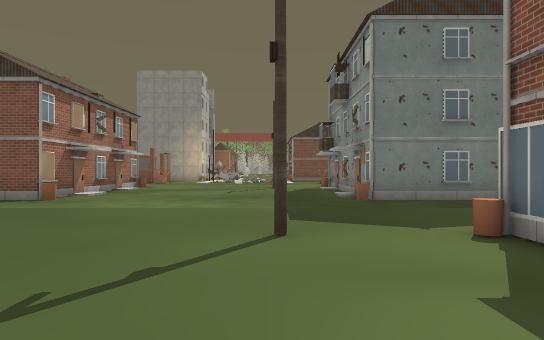
view 1 (above)

24 first-person views from a walk through a level from a Godot 3-D game. The camera is 1.5 m above the floor, looks level and sees 70° across. The floor is counted in squares, 2 m on a side. Each view is taken from the middle of a square. On the plan, view 1 faces up. The plan holds only what a view shows up to about 12 squares ahead; the rest is blank. The place goes on beyond the plan. Door leaves are left out where a doorway can be walked through. Some surface patterns are stand-ins.

view 2
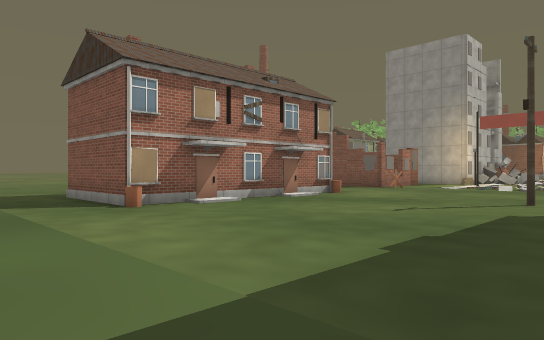

view 3
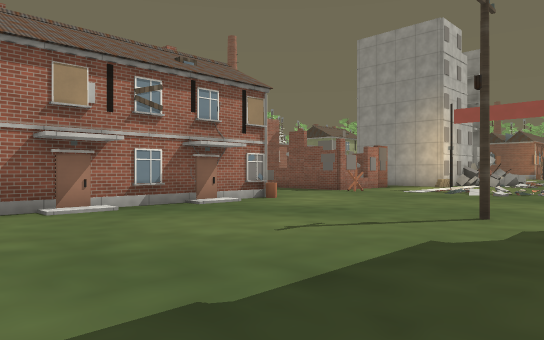

view 4
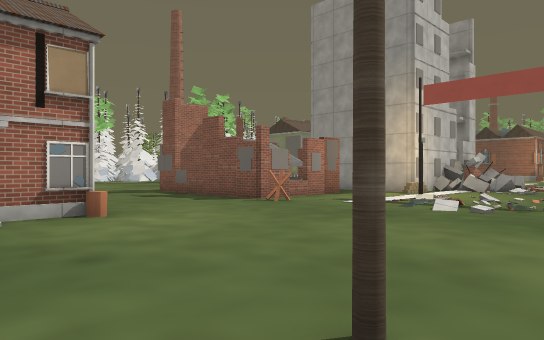

view 5
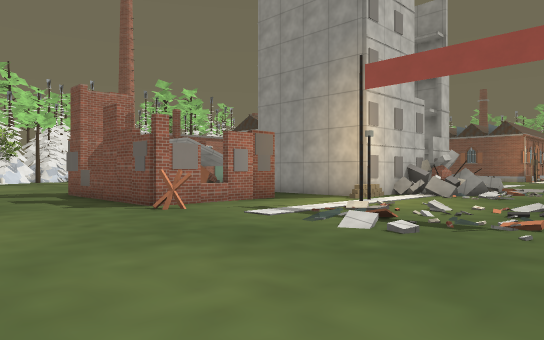

view 6
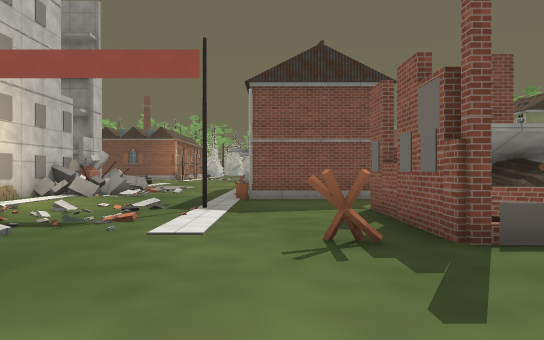

view 7
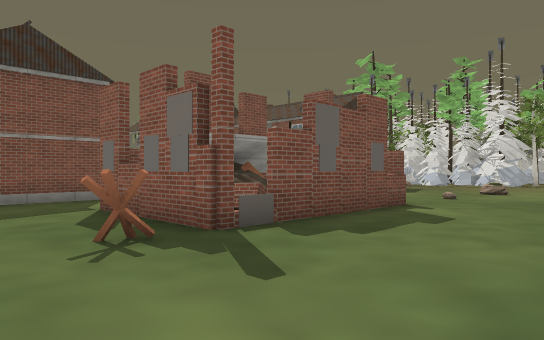

view 8
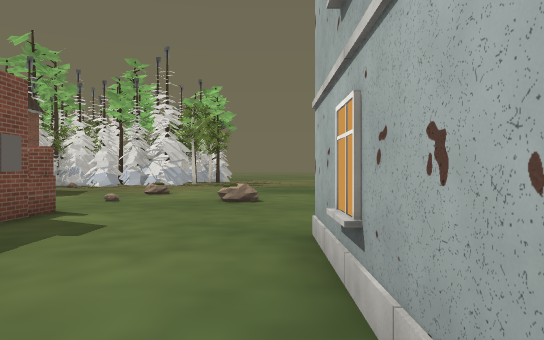

view 9
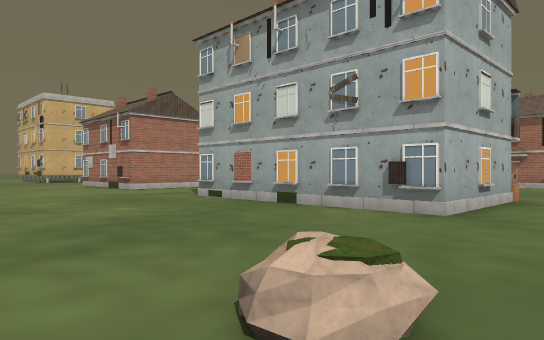

view 10
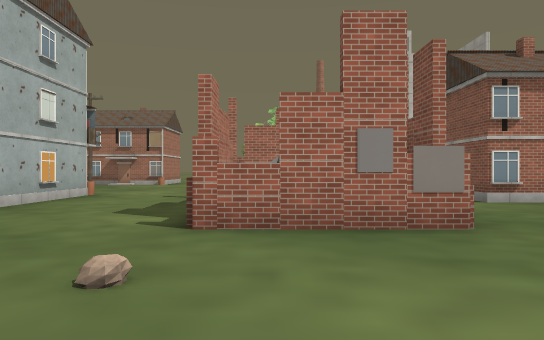

view 11
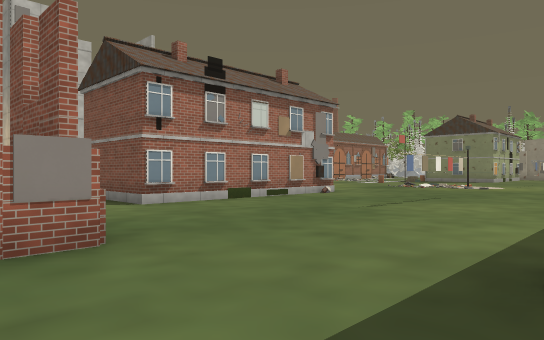

view 12
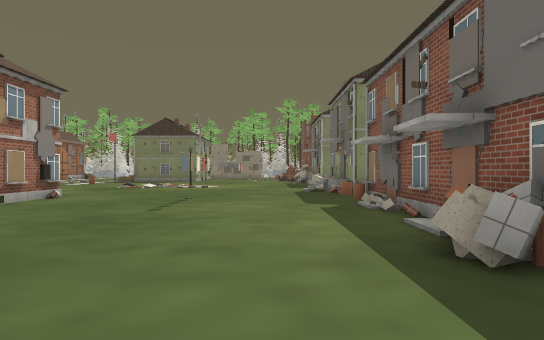

view 13
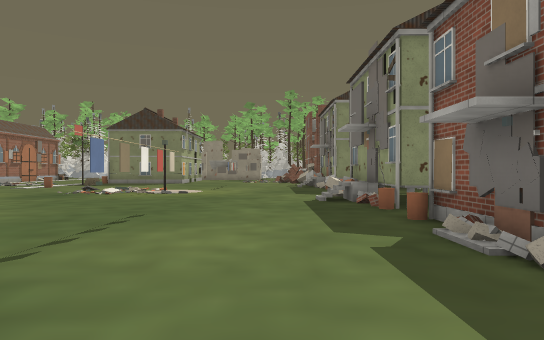

view 14
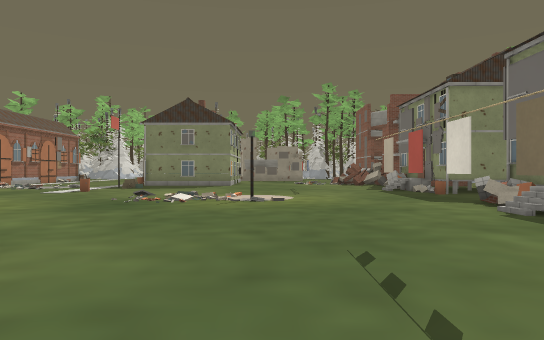

view 15
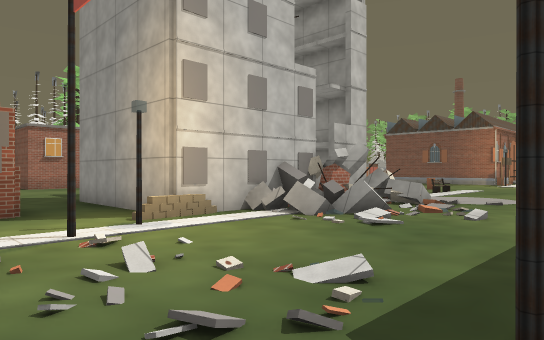

view 16
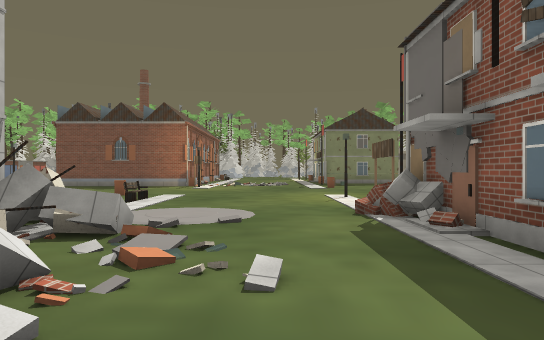

view 17
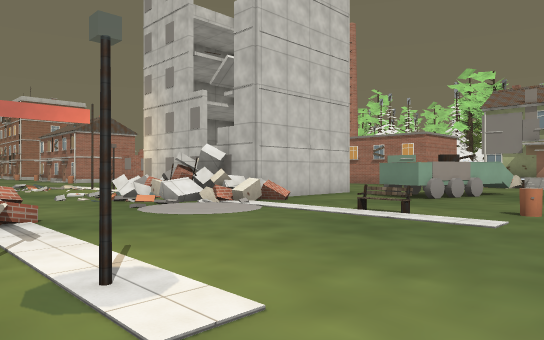

view 18
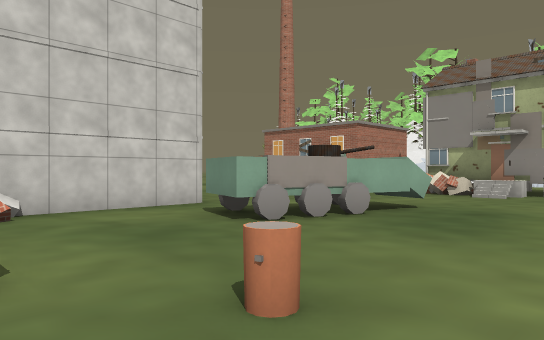

view 19
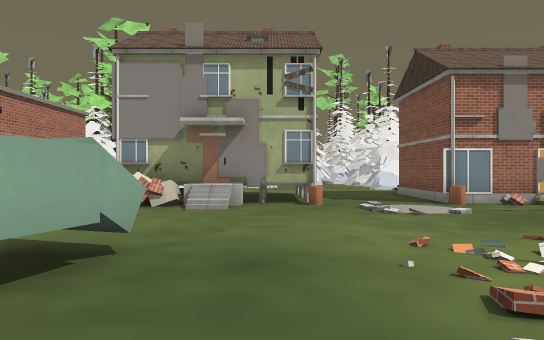

view 20
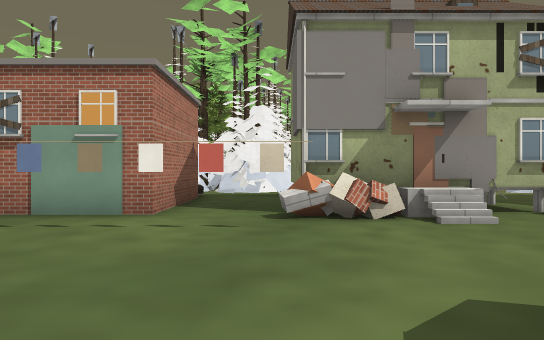

view 21
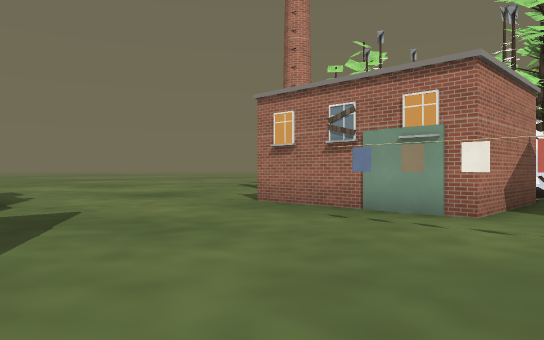

view 22
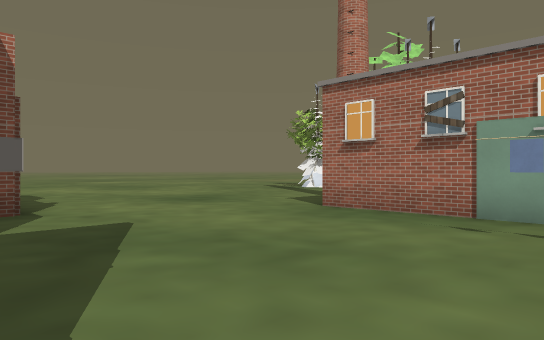

view 23
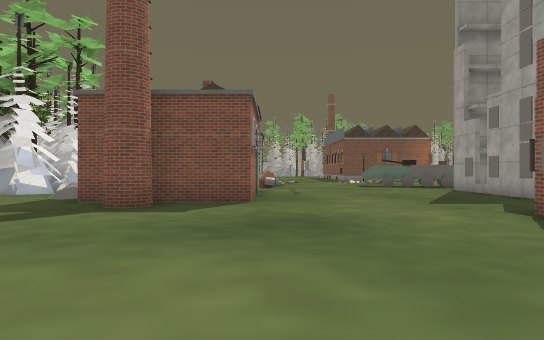

view 24
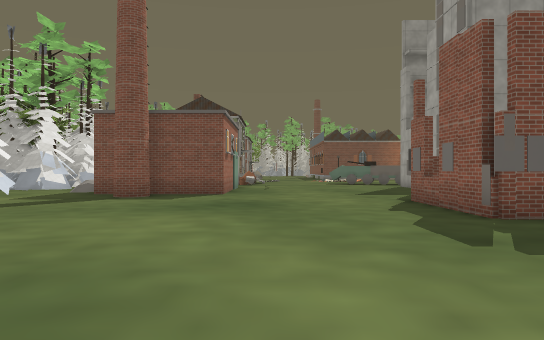

### Floor plan
Key: @ floor where view 1 was taken; # wall or solid block; x gap in a wall; . main floor; : floor 0.25 m higher than the main floor; + floor 0.5 m higher than the main floor; / step, stairs or slope; D closed door; = window, fence, low wall or low ledge; ^ raised ledge; P pole; S sandbag; R rock; B barrel; E bench; H house.
Columns run from 20 left of view 1 to 14 right of it. Each row starts with its distance up from view 1.
 42 ####....             ...../......##
 41 .........            ...////.......
 40 ....//.....  .. .  ......./#......
 39 x###...........B.................=#
 38    #.................#...........#=
 37    D/...........E................D#
 36    ^^...^####...E....#  .........##
 35 x###=....####.........  .........##
 34 ....##...............##  #...#....
 33 .....x.........#=....##  #...x....#
 32 ####.#.....######/...##  #...x....#
 31    #.#.....    ##=/...=  #...#...##
 30    #.......x   ##///..   #.......##
 29    #.......#   ##=/..:   #........=
 28    #.......#   #=//...   #......./#
 27 ####.......####S......####.......=#
 26 .H.............##................=#
 25 .....................#...  .......
 24 .........##=##..........#   ##...
 23 .........#  ##..........###  #.....
 22 .........#  ##..........###  #.....
 21  ........######........+######....R
 20  ..................................
 19   .................................
 18    .....   ....................R.
 17    .....     ......................
 16               #.....P. ===#........
 15      .        #.......    #......
 14               #.......    #......
 13               #.......    #......
 12               #........#  #......
 11               #.......:#  #......
 10          ..####........####.....
  9          ................ ......
  8          ................  .....
  7               ...........   ....
  6                 ........     ...
  5                 ....P...
  4                  ......#
  3                   .....
  2                   .....
  1
  0                     @

Where each view was taken, in squares from view 1:
view 1: 0 up, 0 right, facing up
view 2: 6 up, 2 right, facing up-left
view 3: 9 up, 2 right, facing up-left
view 4: 14 up, 1 right, facing up-left
view 5: 17 up, 1 right, facing up-left
view 6: 17 up, 2 right, facing up
view 7: 17 up, 1 right, facing up-right
view 8: 17 up, 2 right, facing right
view 9: 19 up, 13 right, facing down-left
view 10: 22 up, 14 right, facing left
view 11: 23 up, 13 right, facing up-left
view 12: 23 up, 11 right, facing up
view 13: 27 up, 11 right, facing up
view 14: 30 up, 8 right, facing up
view 15: 23 up, 1 right, facing up-left
view 16: 27 up, 1 left, facing up
view 17: 40 up, 2 right, facing down-left
view 18: 40 up, 4 left, facing down-left
view 19: 38 up, 8 left, facing left
view 20: 34 up, 10 left, facing left
view 21: 34 up, 10 left, facing down-left
view 22: 32 up, 10 left, facing down-left
view 23: 18 up, 16 left, facing up
view 24: 15 up, 15 left, facing up
